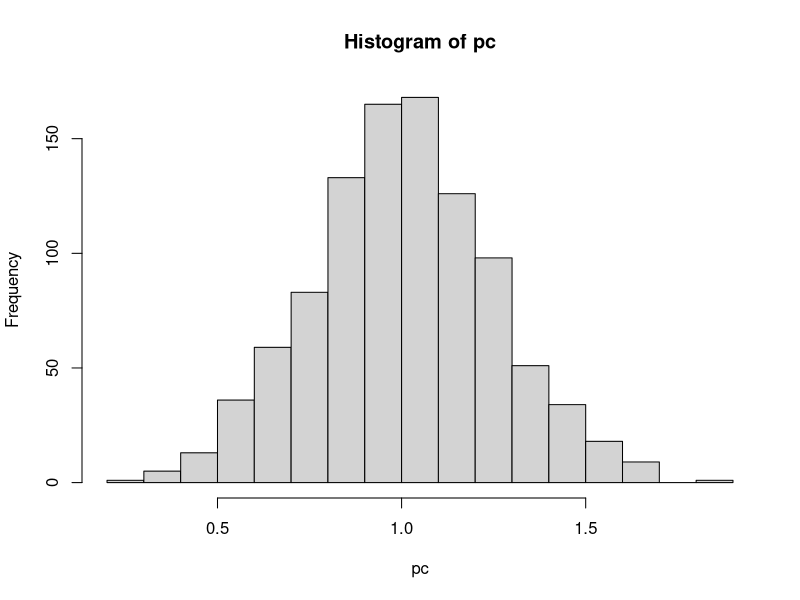
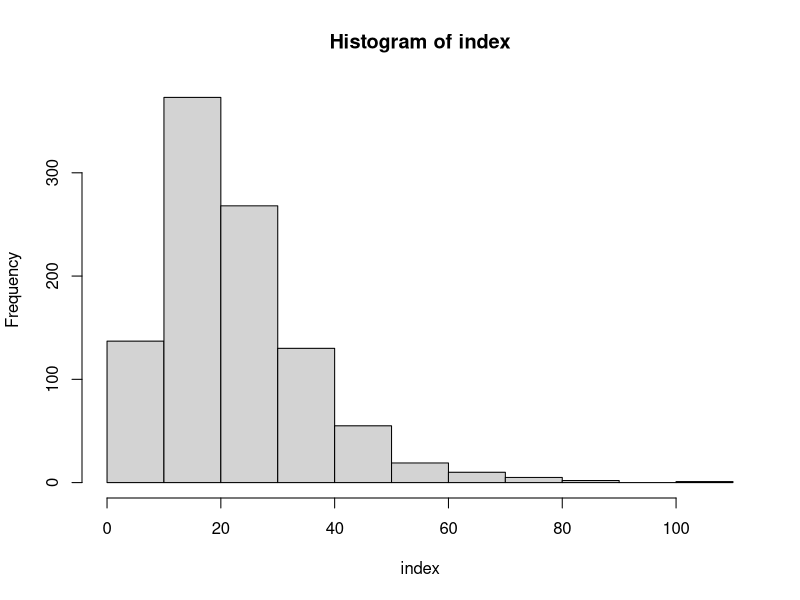
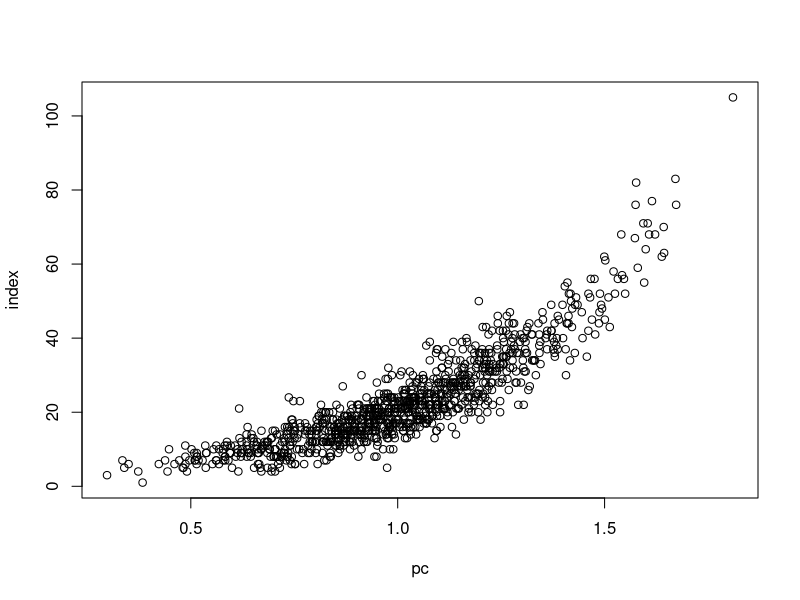
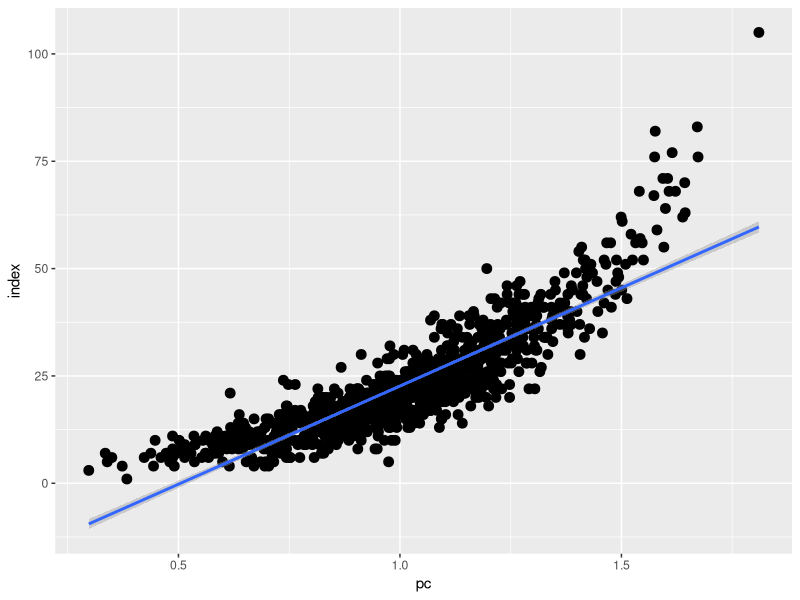
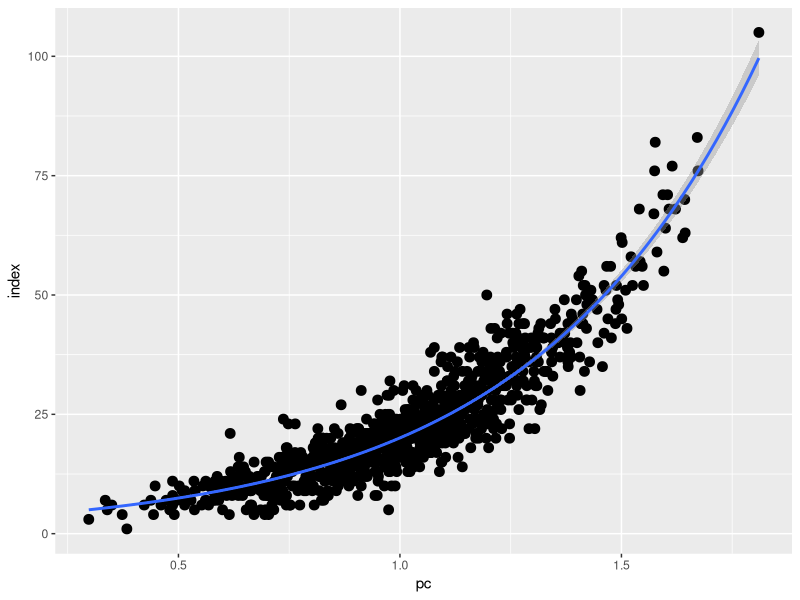

These figures' R source, in order:
set.seed(123)
n <- 1000
b0 <- 1
b1 <- 2
pc <- rnorm(1000, 1, 0.25)
mu <- exp(b0 + b1 * pc)
index <- rpois(1000, mu)
data <- data.frame(pc = pc, index = index)

library(ggplot2)

# Data exploration
hist(pc)
hist(index)
class(pc)
class(index)
plot(index ~ pc)

ggplot(data = data, aes(x = pc, y = index)) + geom_point(size = 3) + 
  stat_smooth(method = lm)

ggplot(data = data, aes(x = pc, y = index)) + geom_point(size = 3) + 
  stat_smooth(method = glm,method.args = list(family = poisson(link = "log"))) 

x <- c()
for(i in 1 : 1000){
  x[i] <- ifelse(pc[i] < mean(pc), "Yes", "No")
}
table(x)
